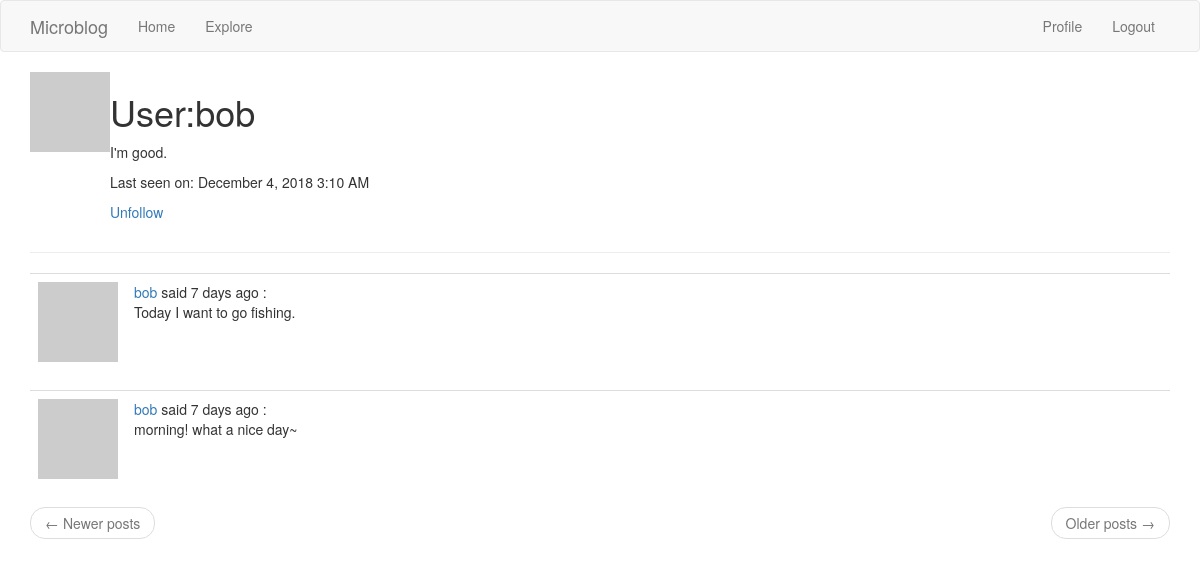
The page /main/user/bob (signed in) on the database as committed earlier.
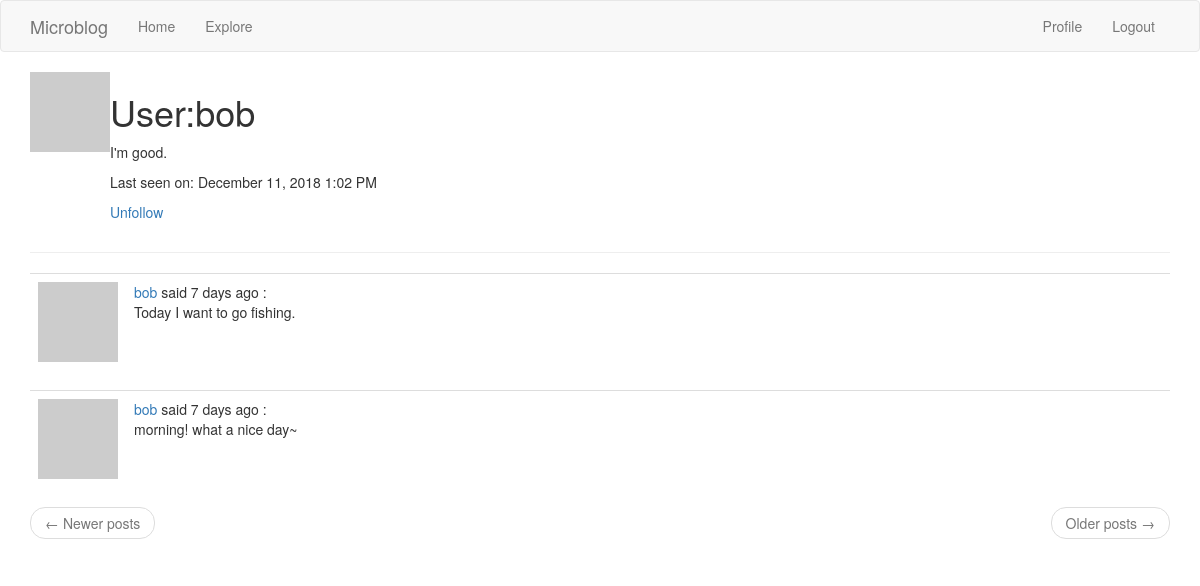
The same page on the database as committed later.
### app/models.py (models this page shows, shortened)
class User(UserMixin, db.Model):
    id = db.Column(db.Integer, primary_key=True)
    username = db.Column(db.String(64), index=True, unique=True)
    email = db.Column(db.String(120), index=True, unique=True)
    password_hash = db.Column(db.String(128))
    posts = db.relationship('Post', backref='author', lazy='dynamic')
    about_me = db.Column(db.String(140))
    last_seen = db.Column(db.DateTime, default=datetime.utcnow)
    followed = db.relationship(
        'User', secondary=followers,
        primaryjoin=(followers.c.follower_id == id),
        secondaryjoin=(followers.c.followed_id == id),
        backref=db.backref('followers', lazy='dynamic'), lazy='dynamic')
    def avatar(self, size):
        digest = md5(self.email.lower().encode('utf-8')).hexdigest()
        return 'https://www.gravatar.com/avatar/{}?d=identicon&s={}'.format(digest, size)
    def is_following(self, user):
        return self.followed.filter(
            followers.c.followed_id == user.id
        ).count() > 0

class Post(db.Model):
    id = db.Column(db.Integer, primary_key=True)
    body = db.Column(db.String(150))
    timestamp = db.Column(db.DateTime, index=True, default=datetime.utcnow)
    user_id = db.Column(db.Integer, db.ForeignKey('user.id'))
    language = db.Column(db.String(5))

### app/main/routes.py (the view)
@bp.route('/user/<username>')
@login_required
def user(username):
    user = User.query.filter_by(username=username).first_or_404()
    page = request.args.get('page', 1, type=int)
    posts = user.posts.order_by(Post.timestamp.desc()).paginate(
        page, current_app.config['POSTS_PER_PAGE'], False)
    next_url = url_for('main.user', username=user.username, page=posts.next_num) \
        if posts.has_next else None
    prev_url = url_for('main.user', username=user.username, page=posts.prev_num) \
        if posts.has_prev else None
    return render_template('user.html', user=user, posts=posts.items,
                           next_url=next_url, prev_url=prev_url)

### app/main/routes.py (called while the page is built)
@bp.before_request
def before_request():
    if current_user.is_authenticated:
        current_user.last_seen = datetime.utcnow()
        db.session.add(current_user) # which is not necessary cause current user is already there
        db.session.commit()
    g.locale = str(get_locale())

### app/models.py (called while the page is built)
@login.user_loader
def load_user(id):
    return User.query.get(int(id))

### app/templates/user.html
{% extends "base.html" %}
{% block app_content %}
    <table>
        <tr valign="top">
            <td><img src="{{ user.avatar(128) }}"></td>
            <td>
                <h1>User:{{ user.username }}</h1>
                {% if user.about_me %}
                    <p>{{ user.about_me }}</p>
                {% endif %}
                {% if user.last_seen %}
                    <p>Last seen on: {{ moment(user.last_seen).format('LLL') }}</p>
                {% endif %}
                {% if user == current_user %}
                    <p><a href="{{ url_for('main.edit_profile') }}">Edit your profile</a></p>
                {% elif not current_user.is_following(user) %}
                    <p><a href="{{ url_for('main.follow', username=user.username) }}">Follow</a></p>
                {% else %}
                    <p><a href="{{ url_for('main.unfollow', username=user.username) }}">Unfollow</a></p>
                {% endif %}
            </td>
        </tr>
    </table>
    <hr>
    {% for post in posts %}
       {% include '_post.html' %}
    {% endfor %}
    <nav aria-label="...">
        <ul class="pager">
            <li class="previous{% if not prev_url %} disabled{% endif %}">
                <a href="{{ prev_url or '#' }}">
                    <span aria-hidden="true">&larr;</span> Newer posts
                </a>
            </li>
            <li class="next{% if not next_url %} disabled{% endif %}">
                <a href="{{ next_url or '#' }}">
                    Older posts <span aria-hidden="true">&rarr;</span>
                </a>
            </li>
        </ul>
    </nav>
{% endblock %}

### app/templates/base.html (shortened to what this page needs)
{% extends 'bootstrap/base.html' %}
{% block navbar %}
    <nav class="navbar navbar-default">
        <div class="container">
            <div class="navbar-header">
                <a class="navbar-brand" href="{{ url_for('main.welcome') }}">Microblog</a>
            </div>
            <div class="collapse navbar-collapse" id="bs-example-navbar-collapse-1">
                <ul class="nav navbar-nav">
                    <li><a href="{{ url_for('main.welcome') }}">Home</a></li>
                    <li><a href="{{ url_for('main.explore') }}">Explore</a></li>
                </ul>
                <ul class="nav navbar-nav navbar-right">
                    {% if current_user.is_anonymous %}
                    <li><a href="{{ url_for('auth.login') }}">Login</a></li>
                    {% else %}
                    <li><a href="{{ url_for('main.user', username=current_user.username) }}">Profile</a></li>
                    <li><a href="{{ url_for('auth.logout') }}">Logout</a></li>
                    {% endif %}
                </ul>
            </div>
        </div>
    </nav>
{% endblock %}
{% block content %}
        <div class="container">
        {% block app_content %}{% endblock %}
    </div>
{% endblock %}

### app/templates/_post.html (shortened to what this page needs)
    <table class="table table-hover">
        <tr valign="top">
            <td width="70px"><img src="{{ post.author.avatar(70) }}"></td>
            <td>
                {{ _('%(username)s said %(when)s',
                username=user_link, when=moment(post.timestamp).fromNow()) }} :
                <br>{{ post.body }}
            </td>
        </tr>
    </table>

Rows that differ between the two databases and show on the page:
changed User "bob": last_seen "December 4, 2018 3:10 AM" → "December 11, 2018 1:02 PM"
